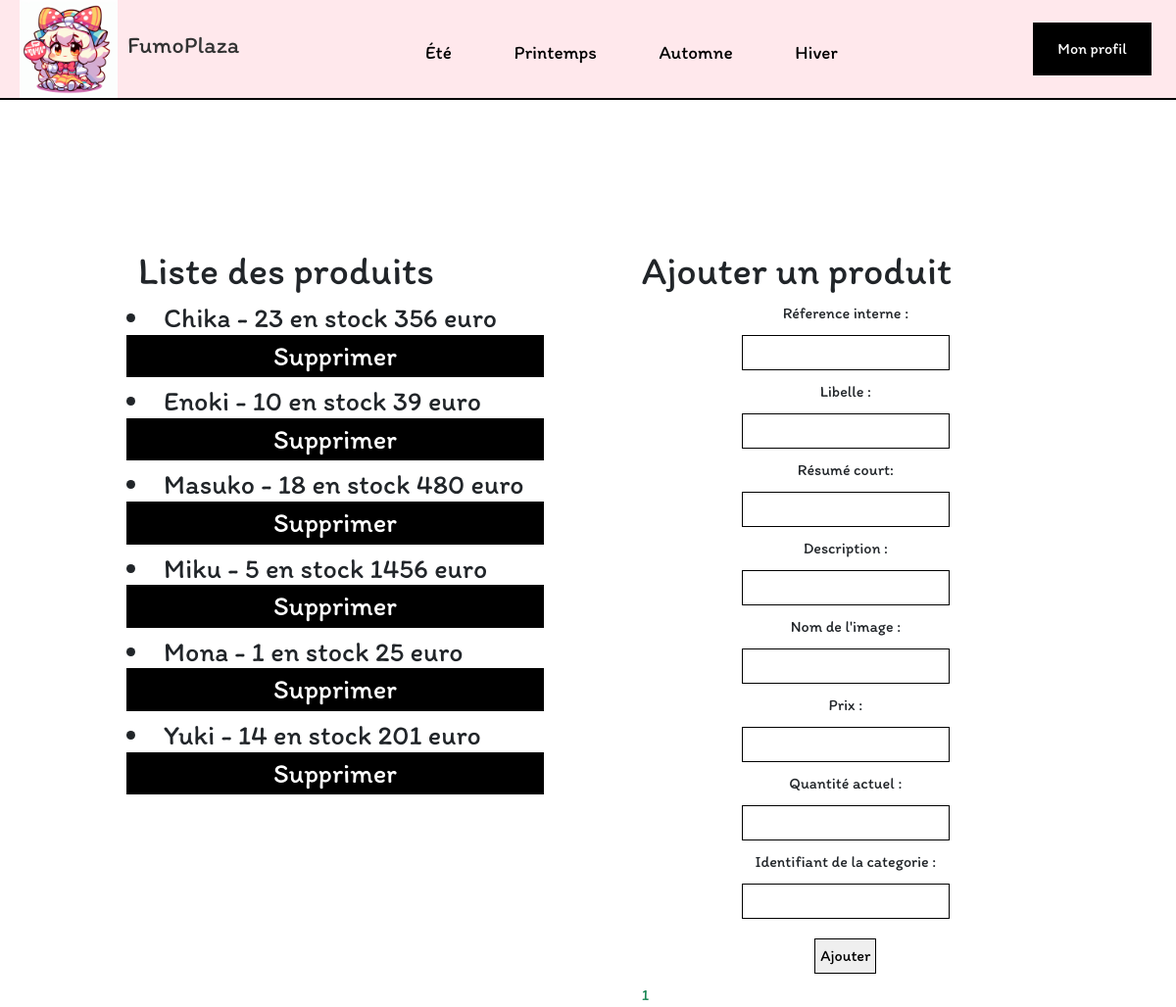
The page /Vue/Backoffice/backoffice.php?message=1 (signed in) on the database its author committed.
### tables this page shows
CREATE TABLE IF NOT EXISTS `produit` (
  `idProduit` int(11) NOT NULL AUTO_INCREMENT,
  `ref_interne` varchar(50) DEFAULT NULL,
  `libelle` varchar(50) DEFAULT NULL,
  `resume_court` varchar(50) DEFAULT NULL,
  `description_long` varchar(500) DEFAULT NULL,
  `path_photo` varchar(128) DEFAULT NULL,
  `prix` int(11) DEFAULT NULL,
  `qte_stock` int(11) DEFAULT NULL,
  `idCateg` int(11) NOT NULL,
  PRIMARY KEY (`idProduit`),
  KEY `idCateg` (`idCateg`)
);

### Model/ProduitClasse.php (called while the page is built, shortened)
<?php
class Produit {
    private $idProduit;
    private $libelle;
    private $qte_stock;
    private $prix;
    public function __construct($idProduit,$ref_interne, $libelle, $resume_court, $description_long, $path_photo, $qte_stock, $prix, $libelleCateg) {
        $this->idProduit = $idProduit;
        $this->libelle = $libelle;
        $this->qte_stock = $qte_stock;
        $this->prix = $prix;
    }
    public static function GetAllProduits(){
        $cnx = getBddConnexion();
        $sql = 'select idProduit,ref_interne,produit.libelle,resume_court ,description_long, path_photo,qte_stock,prix,categorie.libelle as "libelleCateg"';
        $sql .= ' from produit';
        $sql .= ' join categorie on produit.idCateg = categorie.idCateg';
        $sql .= ' order by produit.libelle;';
        $result = $cnx->prepare($sql);
        $result->execute();
        $result->setFetchMode(PDO::FETCH_ASSOC);
        $produits = [];
        while($uneLigne = $result->fetch()){
            $produit = new Produit($uneLigne['idProduit'],$uneLigne['ref_interne'], $uneLigne['libelle'], $uneLigne['resume_court'], $uneLigne['description_long'], $uneLigne['path_photo'], $uneLigne['qte_stock'], $uneLigne['prix'], $uneLigne['libelleCateg']);
            $produits[] = $produit;
        }
        return $produits;
    }
    public function getIdProduit() {
        return $this->idProduit;
    }
    public function getLibelle() {
        return $this->libelle;
    }
    public function getQteStock() {
        return $this->qte_stock;
    }
    public function getPrix() {
        return $this->prix;
    }
}
?>

### Vue/Backoffice/backoffice.php (the view, shortened to what this page needs)
<?php
include '../../Model/PanierClasse.php';
include '../../Model/ProduitClasse.php';
$produits = Produit::GetAllProduits();
?>
<!DOCTYPE html>
<html lang="fr">
<head>
    <link rel="stylesheet" href="../../styles/header.css">
    <link rel="stylesheet" href="../../styles/index.css">
    <link rel="stylesheet" href="../../styles/footer.css">
    <link href="https://cdn.jsdelivr.net/npm/bootstrap@5.3.3/dist/css/bootstrap.min.css" rel="stylesheet"
>
</head>
<body>
    <?php include '../Header/header.php'; ?>
    <div class="PageBackOffice">
        <div class="RecapPanier">
            <div class="ListeProduits">
                <h1>Liste des produits</h1>
                <?php foreach ($produits as $produit): ?>
                    <h3>
                        <li><?php echo htmlspecialchars($produit->getLibelle()); ?> -
                            <?php echo htmlspecialchars($produit->getQteStock()) ?> en stock
                            <?php echo htmlspecialchars($produit->getPrix()); ?> euro
                        </li>
                        <div class="BoutonAchat">
                        <button><a href="../../Controller/SuppProduit.php?idProduit=<?php echo htmlspecialchars($produit->getIdProduit());?>" >Supprimer</a></button>
                        </div>
                    </h3>
                <?php endforeach; ?>
            </div>
            <div class="AjoutProduit">
                <h1>Ajouter un produit</h1>
                <form method="POST" action="AddProduit.php">
                    <div class="Login">
                        <label for="Ref_interne">Réference interne :</label>
                        <input type="text" id="Ref_interne" name="Ref_interne" required>
                        <label for="Libelle">Libelle :</label>
                        <input type="text" id="Libelle" name="Libelle" required>
                        <label for="Resume_court">Résumé court:</label>
                        <input type="text" id="Resume_court" name="Resume_court" required>
                        <label for="Description">Description :</label>
                        <input type="text" id="Description" name="Description" required>
                        <label for="Path_photo">Nom de l'image :</label>
                        <input type="text" id="Path_photo" name="Path_photo" required>
                        <label for="Prix">Prix :</label>
                        <input type="text" id="Prix" name="Prix" required>
                        <label for="Qte">Quantité actuel :</label>
                        <input type="text" id="Qte" name="Qte" required>
                        <label for="idCateg">Identifiant de la categorie :</label>
                        <input type="text" id="idCateg" name="idCateg" required>
                        <br>
                        <input type="submit" value="Ajouter">
                    </div>
                </form>
                <div class="text-success"><?php if (isset($_GET["message"])) {
                    echo $_GET["message"];
                } ?></div>
            </div>
        </div>
    </div>
</body>
</html>

### styles/header.css (style rules this page uses)
* { font-family: 'Itim', sans-serif; margin: 0; padding: 0; border: 0; box-sizing: border-box; }

### styles/index.css (style rules this page uses)
.BoutonAchat button { padding: 5px; padding-left: 150px; padding-right: 150px; color: aliceblue; background-color: black; width: 100%; }
.BoutonAchat a { text-decoration: none; color: white; }
.Login input { border-color:black ; border-width: 1px; border-style: double; }
.Login label { display: block; }
.Login { text-align: center; }
.Login input { padding: 5px; margin-top: 10px; margin-bottom: 10px; }
.RecapPanier { display: flex; justify-content: center; padding-top: 50px; }
.RecapPanier h1 { margin-right: 100px; }
.PageBackOffice h1 { display: flex; justify-content: center; margin-top: 100px; }
.ListeProduits { padding-right: 100px; }

### rows shown on the page
produit: libelle "Chika", qte_stock "23", prix "356"
produit: libelle "Enoki", qte_stock "10", prix "39"
produit: libelle "Masuko", qte_stock "18", prix "480"
produit: libelle "Miku", qte_stock "5", prix "1456"
produit: libelle "Mona", qte_stock "1", prix "25"
produit: libelle "Yuki", qte_stock "14", prix "201"

### other values the page prints
$_GET["message"] "1"
